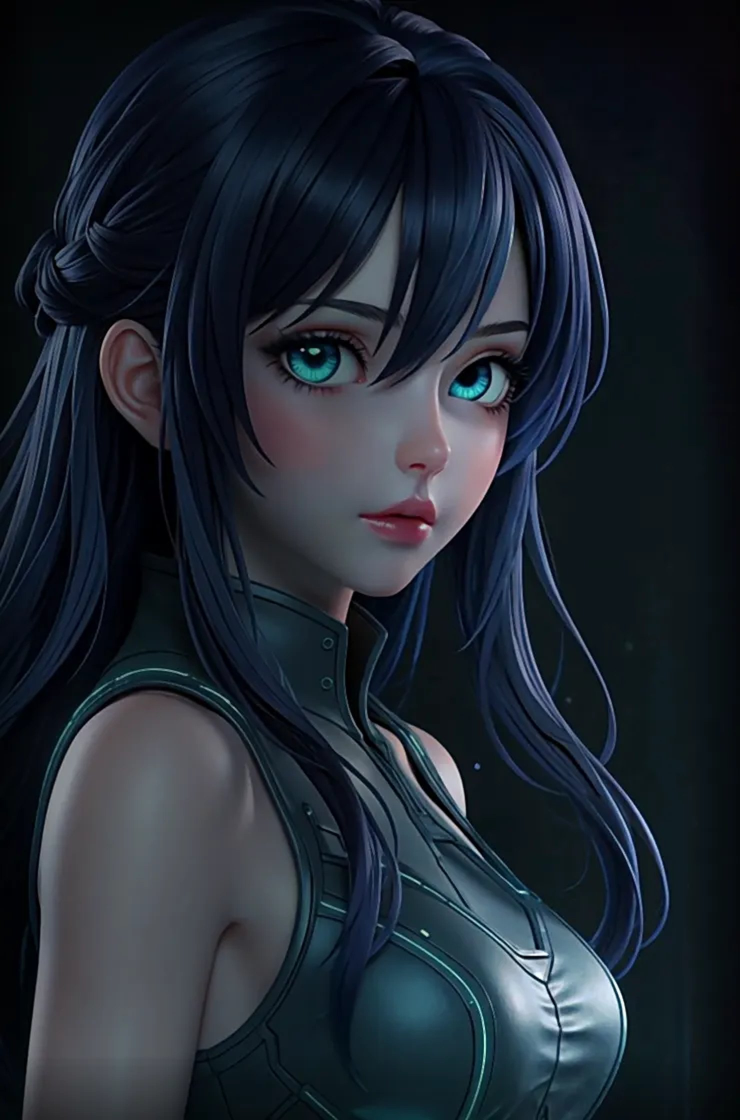
#> input picture data/flutter_assets/assets/images/main_bg_muse.jpg, 1480 x 2240 px (shown at 1/2 size)
$ python -i measure_real_geometry.py   (imports and definitions only)
#> lines starting #> are read from the running program, lines starting #| are printed output that depends on the picture
#!/usr/bin/env python
"""真实几何下的底衬可读性测量（参数化版）。

## 与 render_home_backdrop.py 的差别

那个脚本复刻的是**旧测量模型**：固定左栏 420、用常量文件的
构图参数。但主界面的真实布局是（`home_view_actions.dart` /
`home_workbench_body.dart`）：

    Padding.all(12)                       ← Spacing.md 外边距
    └─ ConfigWorkbench
       ├─ collection 340                  ← kHomeWorkbenchDefaultCollectionWidth
       ├─ divider 16                      ← kHomeWorkbenchDividerWidth
       └─ details（占余下宽度，到窗口右缘 −12）

详情面板内部再有一层 `Padding.all(12)`（ActiveConfigPanel），
LogCenterPanel 还有 Card 自身 ~4 margin + Padding.all(12)。
所以**文字真正能出现的区域**远比旧模型宽 —— 日志长行可以一直
延伸到窗口右缘附近。旧模型量出来「达标」的素材，在真实几何下
可能不达标（第一版动画素材就是这么漏检的）。

本模块把构图参数**全部参数化**，供新素材调参迭代：
- Dart 侧改了构图常量，这里同步传参，两边必须一致；
- 每次生成素材后，用四档分辨率逐帧测最差次级文字对比度。

## 风险面

保守取「详情面板内部」整块为文字风险面（不只日志行）——
状态页/任务页/统计页的文字与图表都可能出现在那里。
左栏卡片自身有 94% 不透明度的卡片底，风险低，不测。
"""

from __future__ import annotations

from pathlib import Path

import numpy as np
from PIL import Image

# ---- 与 render_home_backdrop.py 一致的界面结构常量 ----
SURFACE = (13, 16, 21)
PANEL_TINT = (22, 26, 33)
TXT = (226, 232, 240)
TXT_SUB = (150, 164, 182)

MARGIN = 12          # Spacing.md（外层 Padding 与面板内 Padding 同值）
COLLECTION_W = 340   # kHomeWorkbenchDefaultCollectionWidth
DIVIDER_W = 16       # kHomeWorkbenchDividerWidth


def stage_for(w: int) -> float:
    """右缘立绘舞台宽度（含右外边距），随窗口宽缩放。

    少女脸部在显示尺寸下约占 0.3×画幅宽 —— 窗口越大脸越大，
    固定宽舞台在高分辨率下装不下，所以按窗口宽的 16% 缩放，
    夹在 [200, 340]。
    """
    return float(min(340.0, max(200.0, w * 0.16)))


def _rel_lum(c):
    def f(u):
        u = u / 255.0
        return u / 12.92 if u <= 0.03928 else ((u + 0.055) / 1.055) ** 2.4
    return 0.2126 * f(c[0]) + 0.7152 * f(c[1]) + 0.0722 * f(c[2])


def contrast(a, b):
    l1, l2 = sorted((_rel_lum(a), _rel_lum(b)), reverse=True)
    return (l1 + 0.05) / (l2 + 0.05)


def paint_backdrop_params(
    w: int,
    h: int,
    art: Image.Image,
    *,
    art_w: float = 1480,
    art_h: float = 2240,
    height_ratio: float = 1.1,
    anchor_from_right: float = 100.0,
    anchor_y: float = 0.45,
    art_anchor_x: float = 0.55,
    opacity: float = 0.80,
    fade_left_start: float = 0.26,
    fade_left_end: float = 0.62,
    fade_band_y: float = 0.10,
) -> Image.Image:
    """复刻 _BackdropPainter.paint()（参数化），向量化实现。

    锚点用「从右缘偏移」而不是窗口宽比例：舞台宽度是固定像素
    （不随窗口缩放），锚点跟着舞台走才能保证脸永远落在舞台里。
    """
    canvas = np.full((h, w, 3), SURFACE, np.float32)

    art_h_px = h * height_ratio
    art_w_px = art_h_px * (art_w / art_h)
    stage = stage_for(w)
    left = w - (stage / 2 + MARGIN) - art_w_px * art_anchor_x
    top = h * anchor_y - art_h_px / 2

    x0, y0 = max(0, int(left)), max(0, int(top))
    x1, y1 = min(w, int(left + art_w_px)), min(h, int(top + art_h_px))
    if x1 > x0 and y1 > y0:
        sx0 = max(0, int((x0 - left) / art_w_px * art.width))
        sy0 = max(0, int((y0 - top) / art_h_px * art.height))
        sx1 = min(art.width, int((x1 - left) / art_w_px * art.width))
        sy1 = min(art.height, int((y1 - top) / art_h_px * art.height))
        crop = art.crop((sx0, sy0, sx1, sy1)).resize((x1 - x0, y1 - y0), Image.LANCZOS)
        region = canvas[y0:y1, x0:x1]
        canvas[y0:y1, x0:x1] = region * (1 - opacity) + np.asarray(crop, np.float32) * opacity

    # 左渐隐 + 上下渐隐（两次 dstIn 的等效：与 surface 按系数混合）
    xx = np.arange(w, dtype=np.float32)
    span_x = max(1e-6, (fade_left_end - fade_left_start) * w)
    vx = np.clip((xx - fade_left_start * w) / span_x, 0.0, 1.0)
    yy = np.arange(h, dtype=np.float32)
    band = fade_band_y * h
    vy = np.ones(h, np.float32)
    vy[: int(band)] = np.linspace(0.0, 1.0, int(band), dtype=np.float32)[: int(band)]
    vy_tail = vy[h - int(band):] * 0 + np.linspace(1.0, 0.0, int(band), dtype=np.float32)
    vy[h - int(band):] = np.minimum(vy[h - int(band):], vy_tail)
    f = np.minimum(vx[None, :], vy[:, None])
    canvas = canvas * f[..., None] + np.array(SURFACE, np.float32) * (1 - f[..., None])
    return Image.fromarray(np.clip(canvas, 0, 255).astype(np.uint8))


def measure_text_rows_real(
    bg: Image.Image,
    w: int,
    h: int,
    panel_alpha: float = 0.80,
    stage_from_right: float = 212.0,
) -> tuple[float, float]:
    """真实几何下详情面板文字风险面的最差对比度。

    [stage_from_right] 是右缘「立绘舞台」的宽度（含 12 外边距）——
    该区域**没有面板覆盖**，立绘全亮可见，文字不会出现在那里，
    因此从风险面里排除。返回 (正文最差, 次级最差)。
    """
    arr = np.asarray(bg, np.float32)

    dx0 = int(MARGIN + COLLECTION_W + DIVIDER_W + MARGIN)      # 详情面板文字区左缘
    dx1 = int(w - MARGIN - MARGIN - (stage_from_right - MARGIN))  # 右侧被舞台占走
    dy0 = int(MARGIN + MARGIN)
    dy1 = int(h - MARGIN - MARGIN)
    if dx1 <= dx0 or dy1 <= dy0:
        return 1e9, 1e9

    region = arr[dy0:dy1, dx0:dx1]
    # 8×8 窗口取最亮像素（最接近「这格里有字时的最坏底色」）
    hh, ww = region.shape[:2]
    ch, cw = hh // 8 * 8, ww // 8 * 8
    if ch < 8 or cw < 8:
        blocks = region.reshape(-1, 3)
        sums = blocks.sum(axis=1)
        brightest = blocks[sums.argmax()]
    else:
        blocks = region[:ch, :cw].reshape(ch // 8, 8, cw // 8, 8, 3)
        sums = blocks.sum(axis=(1, 3, 4))
        by, bx = np.unravel_index(sums.argmax(), sums.shape)
        cell = blocks[by, :, bx, :].reshape(-1, 3)
        brightest = cell[cell.sum(axis=1).argmax()]

    # 面板混合：与 Dart 侧 `homePanelColor` 的语义一致 ——
    # `withValues(alpha: panelAlpha)` 是**面板色占 panelAlpha**、
    # 底衬透 (1-panelAlpha)。曾把权重写反（背景占 panelAlpha），
    # 导致测量系统性过严、素材被过度压暗 —— 见本文件头注。
    mixed = tuple(
        PANEL_TINT[i] * panel_alpha + float(brightest[i]) * (1 - panel_alpha)
        for i in range(3)
    )
    return contrast(TXT, mixed), contrast(TXT_SUB, mixed)


def review_art(
    art_path: Path,
    *,
    anchor_from_right: float = 100.0,
    art_anchor_x: float = 0.55,
    height_ratio: float = 1.1,
    opacity: float = 0.80,
    panel_alpha: float = 0.86,
    stage_from_right: float = 212.0,
    frames: list[int] | None = None,
    sizes: list[tuple[int, int]] | None = None,
    save_prefix: str | None = None,
) -> tuple[float, str]:
    """四档分辨率逐帧复核，返回 (最差次级对比度, 位置描述)。"""
#> called with anchor_from_right = 100, art_anchor_x = 0.55, height_ratio = 1.1, opacity = 0.8, panel_alpha = 0.86, stage_from_right = 212
    im = Image.open(art_path)
#> im is the input picture: PIL image 1480x2240 RGB; mean R, G, B 31, 38.9, 48.8
    n = getattr(im, "n_frames", 1)
#> n = 1
    if frames is None:
        frames = list(range(0, n, max(1, n // 12)))[:12]
#> frames = [0]
    if sizes is None:
        sizes = [(1280, 800), (1440, 900), (1920, 1080), (2560, 1440)]

    worst = 1e9
    worst_where = ""
    for i in frames:
        im.seek(i)
        art = im.convert("RGB")
        for (w, h) in sizes:
            bg = paint_backdrop_params(
                w, h, art,
                height_ratio=height_ratio,
                anchor_from_right=anchor_from_right,
                art_anchor_x=art_anchor_x,
                opacity=opacity,
            )
            _, sub = measure_text_rows_real(bg, w, h, panel_alpha, stage_from_right)
            if sub < worst:
                worst, worst_where = sub, f"帧{i} @{w}x{h}"
            if save_prefix and (w, h) == sizes[0] and i == frames[len(frames) // 2]:
                bg.save(f"{save_prefix}_{w}x{h}.png")
#> this loop made 1 pass
#> pass 1, in paint_backdrop_params, `crop = art.crop((sx0, sy0, sx1, sy1)).resize((x1 - x0, y1 - y0), Image..`:
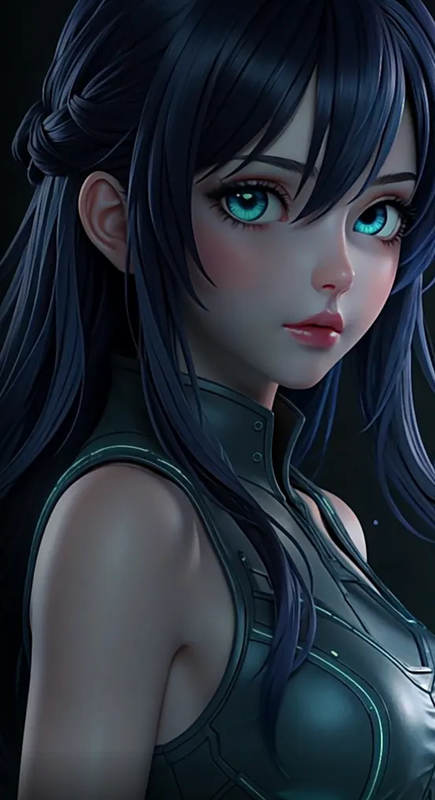
#> crop: PIL image 435x800 RGB; mean R, G, B 37.8, 45.5, 56.1
#> pass 1, in paint_backdrop_params, `canvas = canvas * f[..., None] + np.array(SURFACE, np.float32) * (1 - ..`:
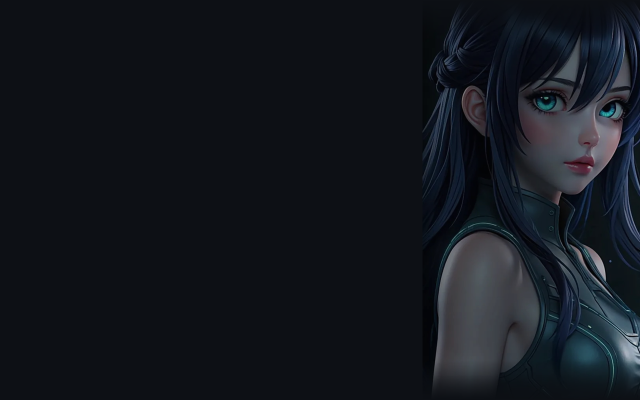
#> canvas: shape (800, 1280, 3) float32 (shown at 1/2 size); mean of channels 0, 1, 2 19.4, 23.6, 29.8; drawn as R, G, B
#> pass 1, in measure_text_rows_real, `region = arr[dy0:dy1, dx0:dx1]`:
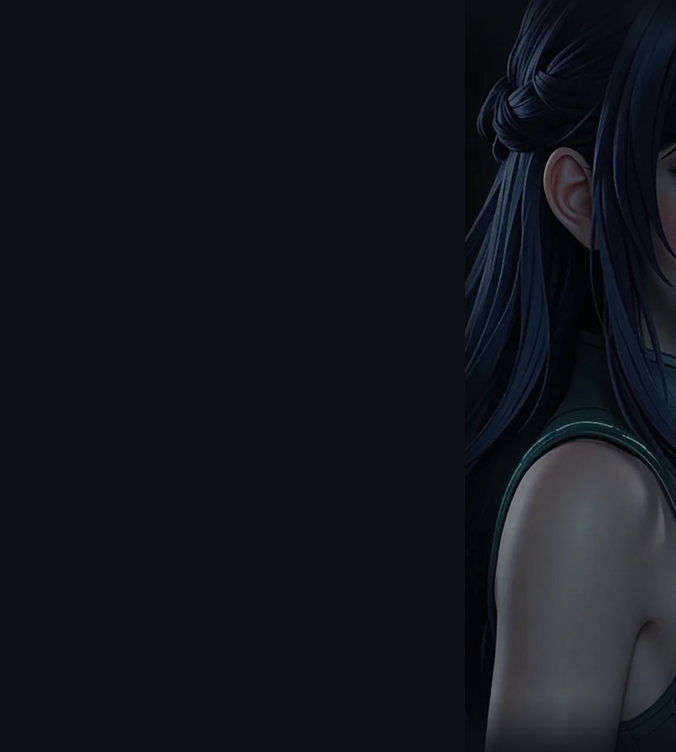
#> region: shape (752, 676, 3) float32; mean R, G, B 18.4, 21.7, 27.6
#> after the loop:
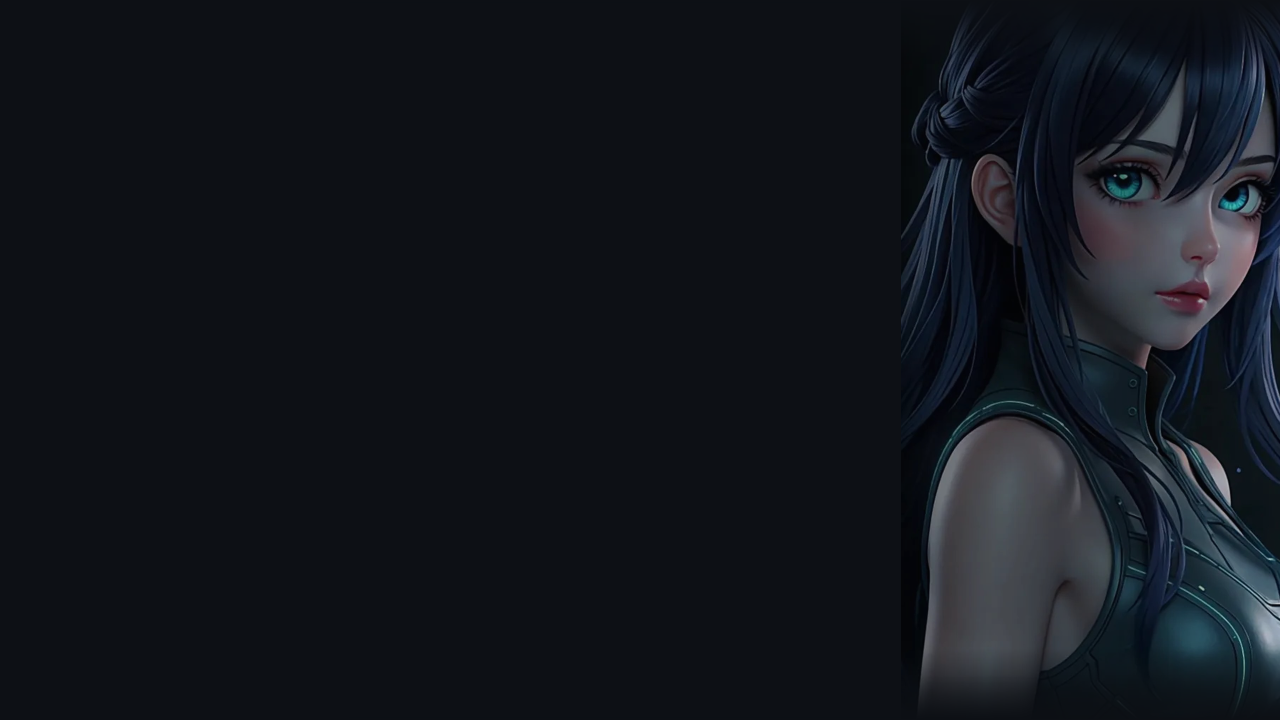
#> bg: PIL image 2560x1440 RGB (shown at 1/2 size); mean R, G, B 18.6, 22.5, 28.7
#> after the loop, worst = 5.86; worst_where = '帧0 @1440x900'
    return worst, worst_where


# [29 lines not run here, left out]

>>> result = review_art('../data/flutter_assets/assets/images/main_bg_muse.jpg')
#> result = (5.86, '帧0 @1440x900')
